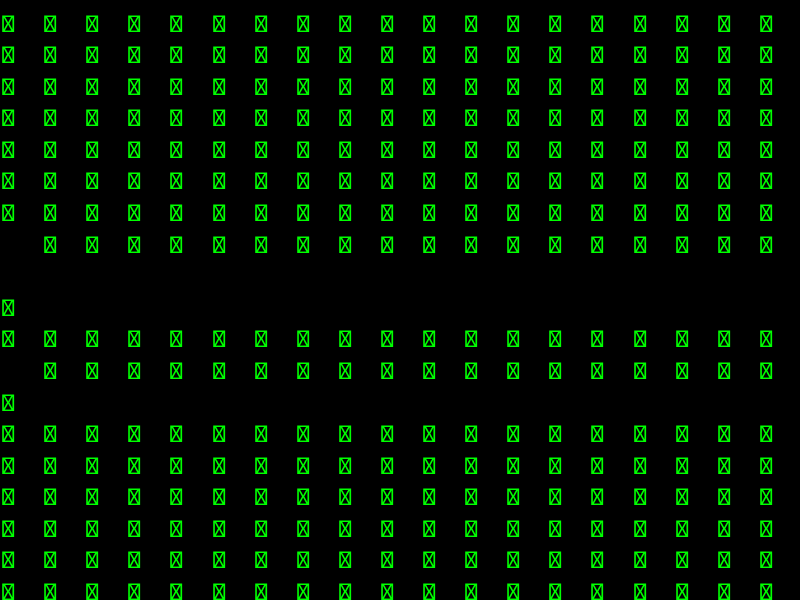
Frame 1 (no input)
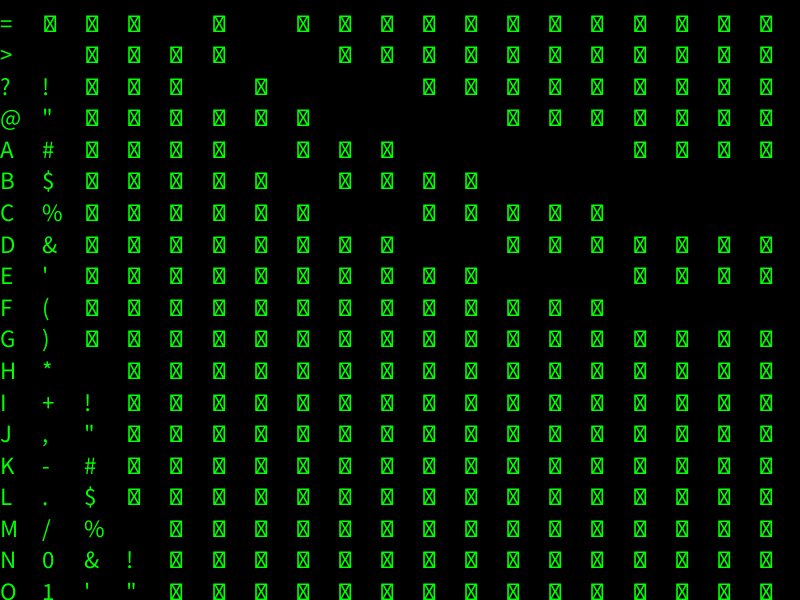
Frame 60 (the mouse pressed at the canvas centre just before this capture)
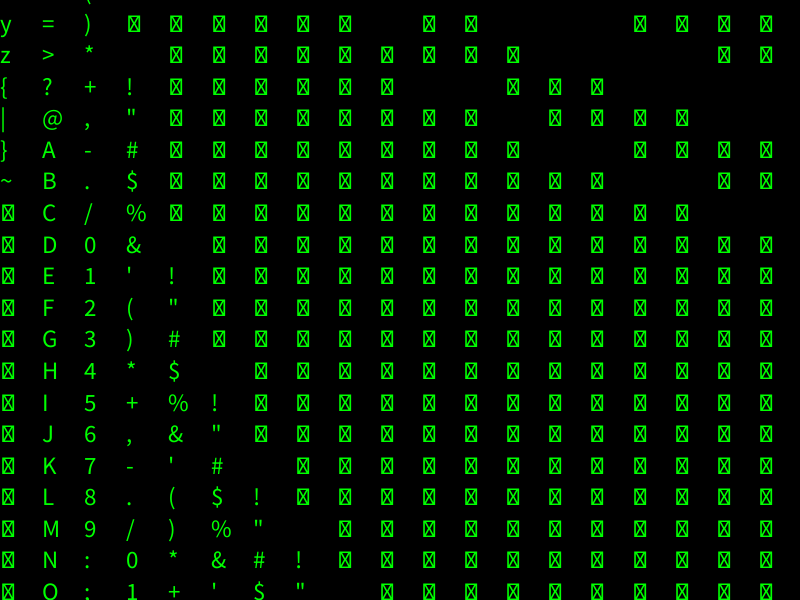
Frame 120 (the mouse held since frame 60 and released just before this capture)

The Processing sketch that drew these frames (run headless with seeded random() and noise(); from frame 60 on, the mouse is pressed at the canvas centre):

// Processing sketch: sketch_160114i
// ── sketch_160114i.pde
void setup() {
  size(800, 600);
}
void draw() {
  background(0);
  fill(0, 255, 0);  //set text colour to green

  textSize(25);
  for (int y= 0; y<20; y++) { //0-9
    for (int x= 0; x<20; x++) { //0-9
      text(
        char((frameCount/(x+1)+y)%255), 
        map(x, 0, 19, 0, width), 
        map(y, 0, 19, 0, height)
        );
    }
  }
}
